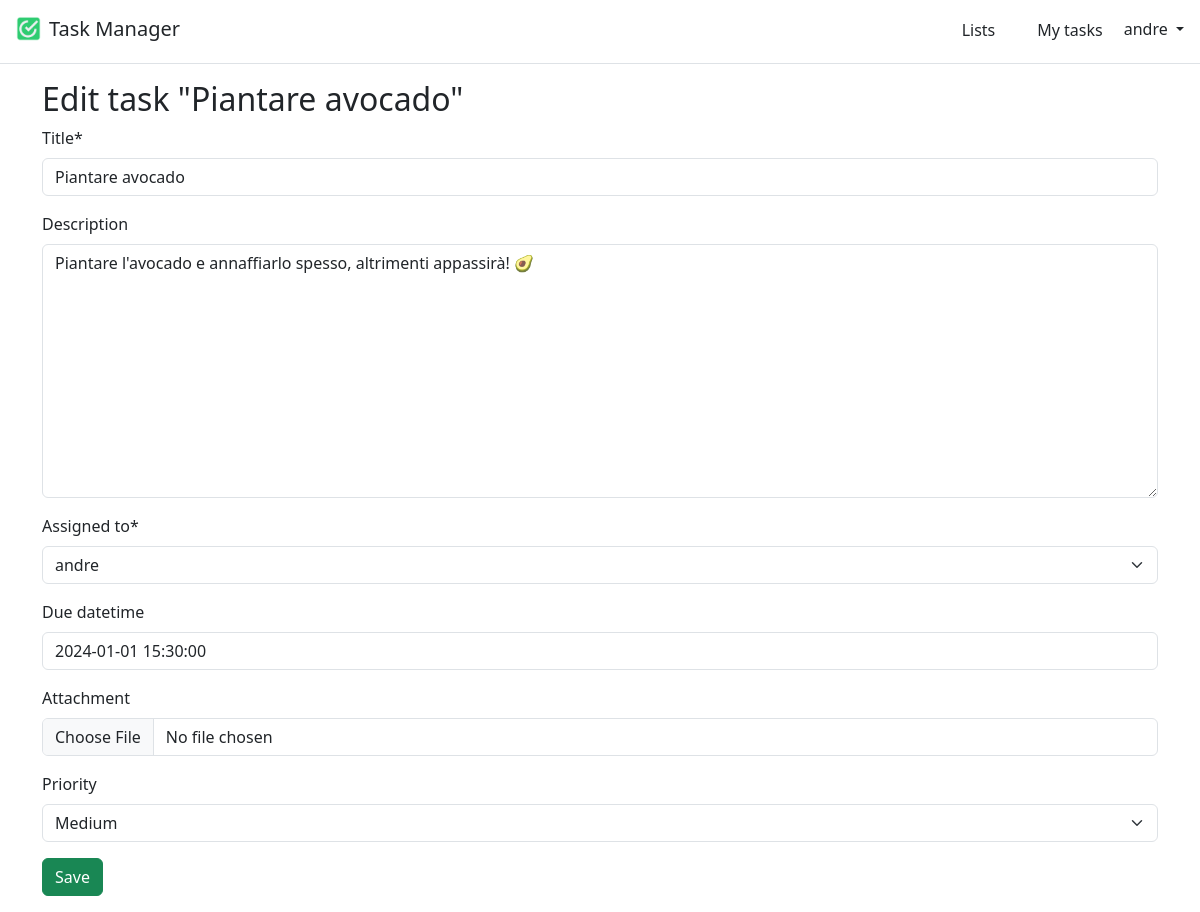
The page /lists/1/1/edit (signed in) on the database as committed earlier.
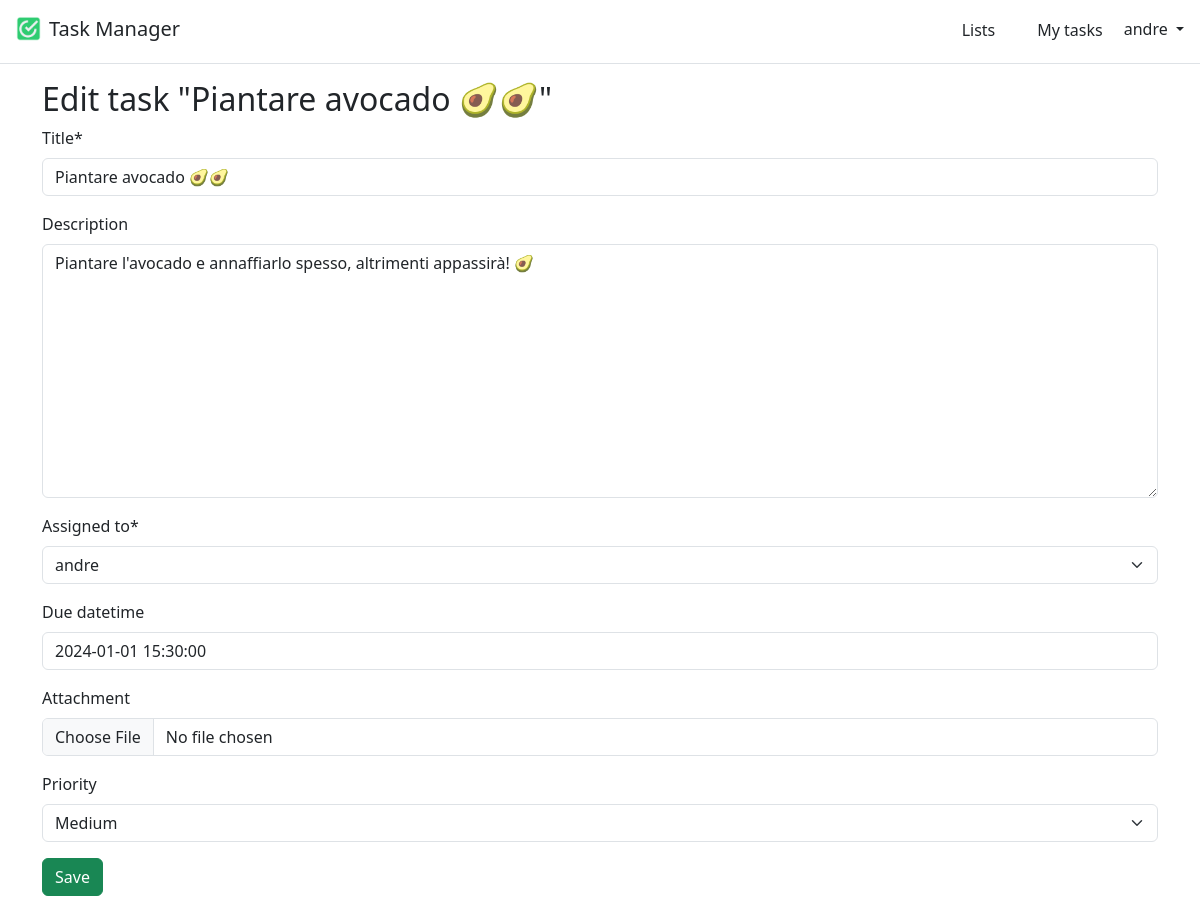
The same page on the database as committed later.
### lists/models.py (models this page shows, shortened)
class Task(models.Model):
    class Priority(models.TextChoices):
        LOW = "LOW", "Low"
        MEDIUM = "MEDIUM", "Medium"
        HIGH = "HIGH", "High"
    id = models.AutoField(primary_key=True)
    title = models.CharField(max_length=255)
    description = models.TextField(null=True, blank=True)
    completed = models.BooleanField(default=False)
    due_datetime = models.DateTimeField(null=True, blank=True)
    assigned_to = models.ForeignKey(User, on_delete=models.CASCADE, related_name="assigned_to")
    created_by = models.ForeignKey(User, on_delete=models.CASCADE, related_name="created_by")
    attachment = models.FileField(null=True, blank=True)
    priority = models.CharField(choices=Priority.choices, max_length=6, null=True, blank=True, default=None)
    task_list = models.ForeignKey(TaskList, on_delete=models.CASCADE, related_name="task_list")

### lists/views.py (the view, shortened to what this page needs)
# urls.py: path('<int:list_id>/<int:pk>/edit', views.EditTaskView.as_view(), name="task_edit"),
class EditTaskView(LoginRequiredMixin, UpdateView):
    model = Task
    fields = ["title", "description", "assigned_to", "due_datetime", "attachment", "priority"]
    template_name = "tasks/edit_task.html"
    success_url = reverse_lazy("my-tasks")

### templates/tasks/edit_task.html (shortened to what this page needs)
{% extends "base.html" %}
{% load crispy_forms_tags %}
{% block content %}
    <h2>Edit task "{{ form.instance.title }}"</h2>
    <form method="post" class="mb-3">{% csrf_token %}
        {{ form|crispy }}
        <button class="btn btn-success" type="submit">Save</button>
    </form>
{% endblock content %}

Rows that differ between the two databases and show on the page:
changed Task "Piantare l'avocado e annaffiarlo spesso, altrimenti appassirà! 🥑": instance "Piantare avocado" → "Piantare avocado 🥑🥑"; title "Piantare avocado" → "Piantare avocado 🥑🥑"
